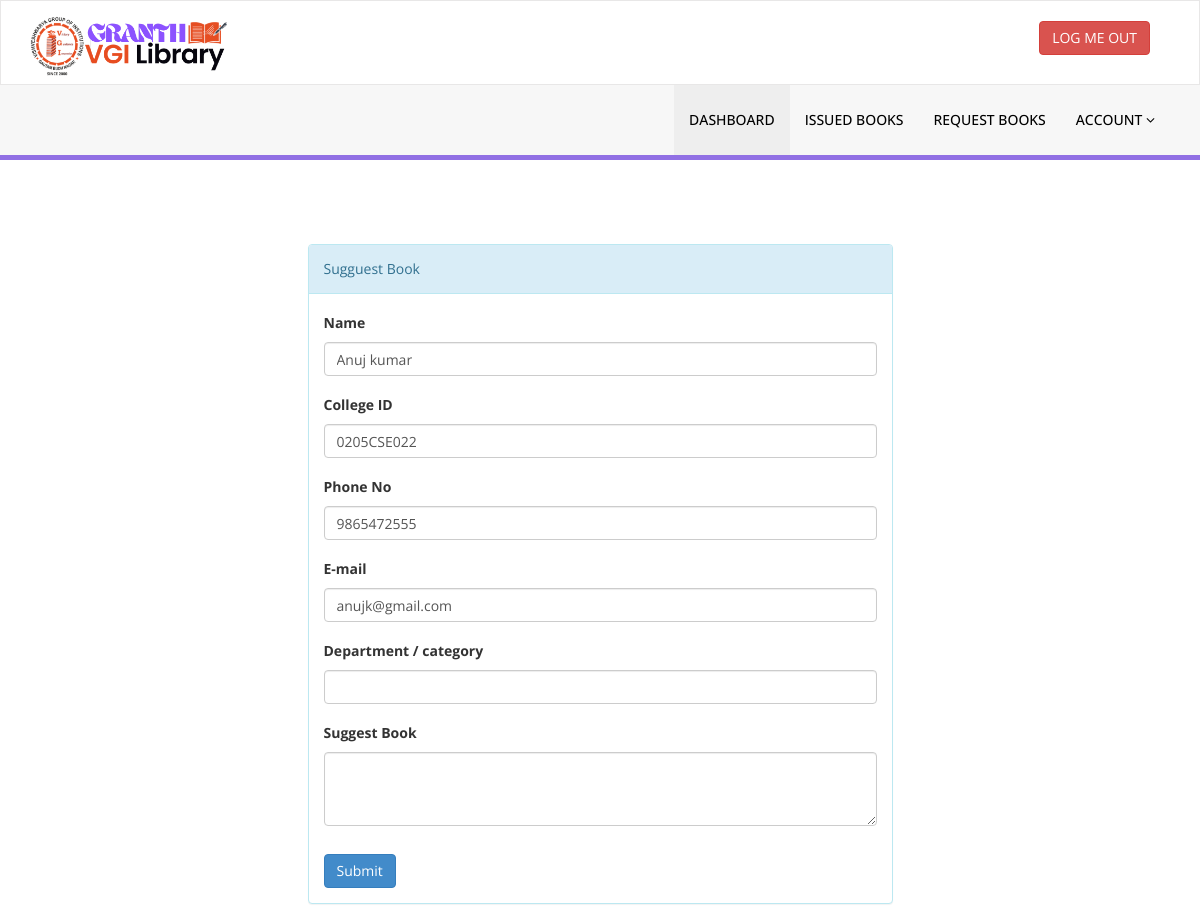
/library/SuggestBookForm.php (signed in), run on the app's committed database.
### tables this page shows
CREATE TABLE `tblstudents` (
  `id` int(11) NOT NULL,
  `FullName` varchar(120) DEFAULT NULL,
  `collegeid` varchar(11) DEFAULT NULL,
  `EmailId` varchar(120) DEFAULT NULL,
  `MobileNumber` char(11) DEFAULT NULL,
  `Password` varchar(120) DEFAULT NULL,
  `wmode` varchar(20) NOT NULL DEFAULT 'user',
  `Status` int(1) DEFAULT NULL,
  `RegDate` timestamp NULL DEFAULT current_timestamp(),
  `UpdationDate` timestamp NULL DEFAULT NULL ON UPDATE current_timestamp()
);

### library/Admin.php (called while the page is built, shortened)
<?php
class Admin
{
   private function connect()
   {
       return mysqli_connect("localhost", "root", "", "library","3306");
   }
   function getDetails($id)
   {
      $dsn = $this->connect();
      $x = mysqli_query($dsn, "SELECT * from tblstudents where collegeid='$id'");
      return $x;
   }
}

### library/SuggestBookForm.php (the view, shortened to what this page needs)
<?php
if(strlen($_SESSION['login'])==0)
  {
header('location:http://localhost/Library/library/homepage/index.php');
}
else{
  $id=$_SESSION['collegeid'];?>
<!DOCTYPE html>
<html xmlns="http://www.w3.org/1999/xhtml">
<head>
    <link href="assets/css/bootstrap.css" rel="stylesheet" />
    <link href="assets/css/font-awesome.css" rel="stylesheet" />
    <link href="assets/css/style.css" rel="stylesheet" />
</head>
<body>
<?php include('includes/header.php');?>
 <br><br><br><div class="row">
<div class="col-md-6 col-sm-6 col-xs-12 col-md-offset-3" >
<div class="panel panel-info">
<div class="panel-heading">
Sugguest Book
</div>
<div class="panel-body">
<?php
    include_once "Admin.php";
    $x = $o->getDetails($id);
    $rs = mysqli_fetch_row($x);
 ?>
<form action="SuggestionAction.php" method="post" onsubmit="return validateMe()">
<div class="form-group">
<label>Name</label>
<input class="form-control" type="text" name="name" value='<?php echo "$rs[1]"; ?>' autocomplete="off" required  />
</div>
<div class="form-group">
<label>College ID</label>
<input class="form-control" type="text" name="collegeid" value='<?php echo "$rs[2]"; ?>' autocomplete="off" required  />
</div>
<div class="form-group">
<label>Phone No</label>
<input class="form-control" type="number" name="phoneno" value='<?php echo "$rs[4]"; ?>' autocomplete="off" required  />
</div>
<div class="form-group">
<label>E-mail</label>
<input class="form-control" type="email" name="email" value='<?php echo "$rs[3]"; ?>' autocomplete="off" required  />
</div>
<div class="form-group">
<label>Department / category</label>
<input class="form-control" type="text" name="department" autocomplete="off" required  />
</div>
<div class="mb-3">
  <label for="exampleFormControlTextarea1" class="form-label">Suggest Book</label>
  <textarea class="form-control" id="exampleFormControlTextarea1" rows="3" name="booksug"></textarea>
</div><br>
 <button type="submit"  value="Submit" class="btn btn-primary fd_btn">Submit</button>
</form>
 </div>
</div>
</div>
</div>
</body>
</html>
<?php } ?>

### data on the page
tblstudents: name "Anuj kumar", collegeid "0205CSE022", phoneno "9865472555", email "anujk@gmail.com"
